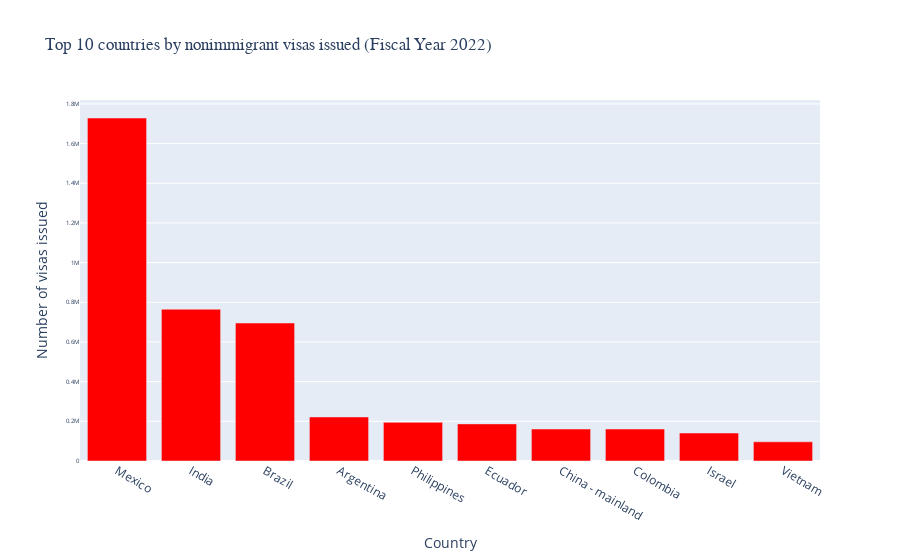

Notebook code cell kept with this figure:
### Code cell
# Let's plot a bar graph of the countries that had the most recipients of H1-B visas in 2022
fig = go.Figure(go.Bar(
    x=top_10_worldwide['Country'],
    y=top_10_worldwide['Grand Total'],
    orientation='v',
    marker_color='red')
)

# update graph appearance by creating a title, displaying it ascending from the top down, adjusting text angle next to the bars
# adjust how far apart the y-axis labels are
# adjust font family of the title
fig.update_layout(
    title='Top 10 countries by nonimmigrant visas issued (Fiscal Year 2022)',
    xaxis=dict(title='Country'),
    yaxis=dict(
        categoryorder='total ascending',
        tickangle=0,
        ticklabelstep=1,
        title='Number of visas issued'),
    titlefont={'family': 'Times New Roman'}
)

# make font smaller on the y-axis using tickfont.size so that all country names are printed out
# change text family of the hover label to Times New Roman
fig.layout.yaxis.tickfont.size = 6 # type: ignore
fig.layout.hoverlabel.font.family = 'Times New Roman' # type: ignore
fig.show()

### Figure 1 — Plotly figure (JSON) as saved in the notebook; plotly's stock layout.template omitted (floating-point values rounded to 4 significant figures)
{"data": [{"marker": {"color": "red"}, "orientation": "v", "type": "bar", "x": ["Mexico", "India", "Brazil", "Argentina", "Philippines", "Ecuador", "China - mainland", "Colombia", "Israel", "Vietnam"], "y": [1728613, 764966, 695575, 221902, 194983, 187107, 161189, 161063, 141032, 96674]}], "layout": {"hoverlabel": {"font": {"family": "Times New Roman"}}, "title": {"font": {"family": "Times New Roman"}, "text": "Top 10 countries by nonimmigrant visas issued (Fiscal Year 2022)"}, "xaxis": {"title": {"text": "Country"}}, "yaxis": {"categoryorder": "total ascending", "tickangle": 0, "tickfont": {"size": 6}, "ticklabelstep": 1, "title": {"text": "Number of visas issued"}}}}
